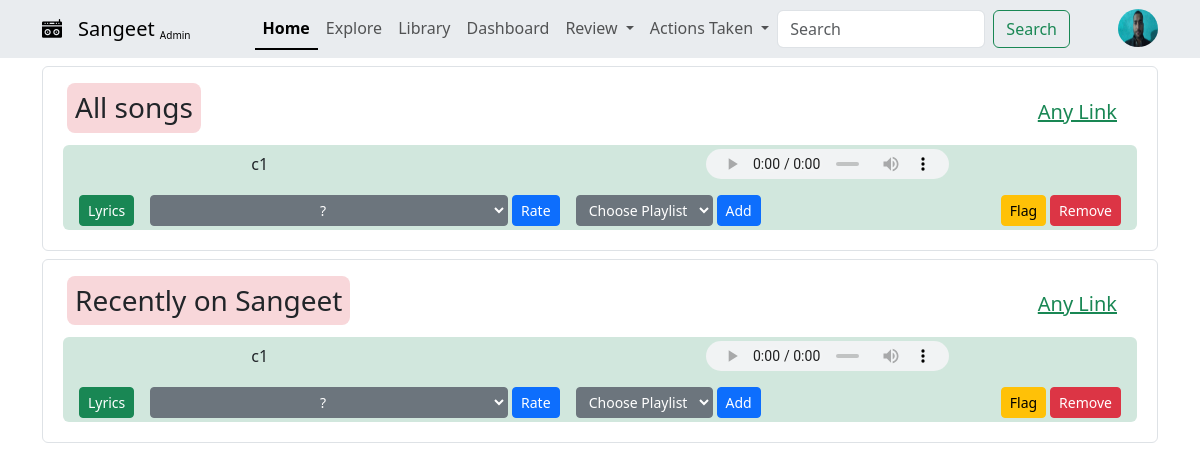
/home (signed in), run on the app's committed database.
### sangeet/models.py (models this page shows)
class User(UserMixin, db.Model):
    id = db.Column(db.Integer, primary_key=True)
    user_name = db.Column(db.String(10), nullable=False, unique=True)
    first_name = db.Column(db.String(15), nullable=False)
    last_name = db.Column(db.String(15), default='')
    password = db.Column(db.String(20), nullable=False)
    role = db.Column(db.String(10), nullable=False)
    profile_pic_src = db.Column(db.String(50), nullable=True)
    __mapper_args__ = {
        'polymorphic_identity': 'user',
        'polymorphic_on': role
    }
    playlists = db.relationship('Playlist', back_populates='curator', cascade="all, delete")
    liked_tracks = db.relationship('Track', secondary=user_liked_tracks, back_populates='liked_by')

class Track(db.Model):
    id = db.Column(db.Integer, primary_key=True)
    name = db.Column(db.String(40), nullable=False)
    file_name = db.Column(db.String, nullable=False)
    artist_name = db.Column(db.String(40), nullable=False)
    times_played = db.Column(db.Integer, default=0)
    rating = db.Column(db.Float, default=0, index=True)
    is_flagged = db.Column(db.Boolean, unique=False, default=False)
    file_path = db.Column(db.String(200), default='#')
    release_date = db.Column(db.DateTime, default=datetime.now())
    genre_id = db.Column(db.Integer, db.ForeignKey('genre.id'), nullable=True)
    genre = db.relationship('Genre', back_populates='tracks')
    creator_id = db.Column(db.Integer, db.ForeignKey('creator.creator_id'))
    creator = db.relationship('Creator', back_populates='tracks')
    album_id = db.Column(db.Integer, db.ForeignKey('album.id'), nullable=True)
    album = db.relationship('Album', back_populates='tracks')
    belongs_to_playlist = db.relationship('Playlist', secondary=track_playlist, back_populates='tracks')
    lyrics = db.relationship('Lyrics', cascade="all, delete")
    language_id = db.Column(db.Integer, db.ForeignKey('language.id'), nullable=True)
    language = db.relationship('Language')
    liked_by = db.relationship('User', secondary=user_liked_tracks, back_populates='liked_tracks')
    artist_id = db.Column(db.Integer, db.ForeignKey('artist.id'))
    artist = db.relationship('Artist', back_populates='tracks')

### sangeet/views/general.py (the view)
@bp.route('/home')
@login_required
def home():
    categories = [
        {'title': 'All songs', 'cat_link':'all', 'table': Track},
        {'title': 'Recently on Sangeet', 'cat_link':'recents', 'table': Track, 'order_by':'release_date'},
        ]
    content = content_overview(categories)
    return render_template('general/home.html', content=content)

### sangeet/templates/general/home.html (shortened to what this page needs)
{% extends 'layouts/layout.html' %}
{% set home_link = 'active' %}
{% block main %}
{% for entry in content %}
    {% set cat_link=content[entry]['cat_link'] %}
    {% set tracks=content[entry]['items'] %}
    {% set title=content[entry]['title'] %}
    {% set link_name='Any Link' %}
    {% set link_address=content[entry]['cat_link'] %}
    {% include 'music/track_listings.html' %}
{% endfor %}
{% endblock %}

### sangeet/templates/layouts/base_layout.html (shortened to what this page needs)
<!DOCTYPE html>
<html lang="en">
<head>
    <link href="https://cdn.jsdelivr.net/npm/bootstrap@5.3.2/dist/css/bootstrap.min.css" rel="stylesheet">
    <link rel="stylesheet" href="https://cdn.jsdelivr.net/npm/bootstrap-icons@1.11.2/font/bootstrap-icons.min.css">
    <link rel="stylesheet" href="../../static/custom.css">
</head>
<body>
    <nav class="navbar navbar-expand-sm bg-body-secondary nav-underline">
        {% block header %}
        <div class="container">
            <i class="navbar-brand bi bi-boombox-fill"></i>
            <a class="navbar-brand" href="/">Sangeet <sub style="font-size:50%;">{{user_type_navbrand_subscript}}</sub></a>
            <ul class="navbar-nav me-auto ms-5 mb-2 mb-lg-0">
                <li class="nav-item">
                    <a class="nav-link {{home_link}}" href="/home">Home</a>
                </li>
                <li class="nav-item">
                    <a class="nav-link {{explore_link}}" href="/explore">Explore</a>
                </li>
                <li class="nav-item">
                    <a class="nav-link {{library_link}}" href="/library">Library</a>
                </li>
                {% block extra_left_nav_options %}
                {% endblock extra_left_nav_options %}
            </ul>
            <form class="d-flex me-5" role="search">
                <input class="form-control me-2" type="search" placeholder="Search" aria-label="Search">
                <button class="btn btn-outline-success" type="submit">Search</button>
            </form>
            <div class="nav-item dropdown">
                <img class="show-profile-pic nav-link text-white dropdown-toggle d-inline" data-bs-toggle="dropdown" href="#" role="button" src="../../static/user_data/profile_picture/{{current_user.id}}.jpg" alt="">
            </div>
        </div>
        {% endblock %}
    </nav>
    <main class="container">
        {% block main %}
        {% endblock %}
    </main>
</body>
</html>

### sangeet/templates/music/track_listings.html (shortened to what this page needs)
{% import 'music/macros.html' as music_macros %}
{% import 'macros/general.html' as general_macros %}
<div class="container mt-2 border border-1 rounded-2 border p-3">
    <div class="hstack px-2">
        <h3 class="rounded-3 bg-danger-subtle p-2">{{title}}</h3>
        <a href="{{link_address}}" class="rounded-3 p-2 lead link-success ms-auto pe-3">{{link_name}}</a>
    </div>
{% for track in tracks %}
    <div class="row gap-3 justify-content-evenly align-items-center p-1 m-1 bg-success-subtle rounded-2">
        <a class="col-sm-3 text-decoration-none text-dark" href="/track/{{track.id}}">
            <div class="">
                {{ track.name }}
            </div>
        </a>
        <audio class="col-3" style="height: 30px;" controls>
            <source src="{{ url_for('static', filename=track.file_name) }}" type="audio/mp3">
        </audio>
        <div class="col hstack gap-3">
            {{ general_macros.submit_info(label='Lyrics', value=track.id, url="/get_lyrics", color='success')}}
            <form class="col" action="#">
                <div class="hstack gap-1">
                    <select class="col btn btn-sm btn-secondary" name="rating" id="rating">
                        <option value="">?</option>
                    </select>
                    <input class="btn btn-sm btn-primary" formaction="/user/rating" type="submit" value="Rate">
                </div>
            </form>
            <form class="col hstack gap-1">
                <select class="btn btn-sm btn-secondary" name="add_to_playlist" id="add_to_playlist">
                    <option value="Add to Playlist">Choose Playlist</option>
                </select>
                <input class="btn btn-sm btn-primary" formaction="/user/add_to_playlist" type="submit" value="Add">
            </form>
            <div class="hstack gap-1">
                {% if current_user.role=='admin' %}
                    {{ music_macros.track_admin_specific_actions(track) }}
                {% elif (current_user.role=='creator') and (current_user.id == track.creator_id) %}
                    {{ music_macros.track_creator_specific_actions(track) }}
                {% endif %}
            </div>
        </div>
    </div>
{% endfor %}
</div>

### sangeet/templates/macros/general.html (shortened to what this page needs)
{% macro submit_info(label, name, value, url, color) %}
    <form action="{{url}}" method="post">
        <button class="btn btn-sm btn-{{color}}" type="submit">{{label}}</button>
    </form>
{% endmacro %}

### sangeet/static/custom.css (style rules this page uses)
.show-profile-pic { padding: 0; width: 40px; height: 40px; border-radius: 50%; }

### data on the page
User: role "Admin"
Track: name "c1", label "Lyrics Flag Remove"

### other printed values
{{ title }} "All songs" "Recently on Sangeet"
{{ link_name }} "Any Link" "Any Link"
